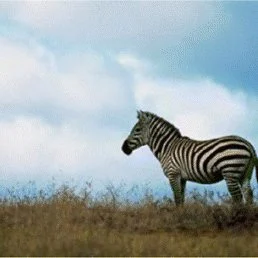
#> input picture test img 1.webp, 258 x 258 px
$ python verify_splicing.py
#> lines starting #> are read from the running program, lines starting #| are printed output that depends on the picture
### utils/ela_processor.py
"""
utils/ela_processor.py — ELA + Heatmap + Scoring Engine
=========================================================
All image forgery detection helper functions used by both app.py (Phase 1 heuristics)
and the U-Net inference path (Phase 2 heatmap blending).

Functions
---------
calculate_ela()         — Pillow-based Error Level Analysis
get_heatmap_overlay()   — OpenCV JET colormap blend over original image
generate_forgery_score() — Rule-based 0-100 score + label
get_ela_stats()         — Extended ELA statistical metrics dict
"""

import io
import cv2
import numpy as np
from PIL import Image, ImageChops, ImageEnhance, ImageFilter
from typing import Tuple


# ─── Constants ────────────────────────────────────────────────────────────────

# Thresholds for ELA-based score → label mapping
SCORE_AUTHENTIC  = 20   # 0–20   → Authentic
SCORE_SUSPICIOUS = 50   # 21–50  → Suspicious
                         # 51–100 → Spliced


# ─── Core ELA ─────────────────────────────────────────────────────────────────

def calculate_ela(
    image: Image.Image,
    quality: int   = 90,
    amplify: float = 20.0,
) -> Image.Image:
    """
    Perform Error Level Analysis (ELA) on a PIL Image.

    ELA identifies regions where the JPEG compression error level deviates
    significantly from surrounding areas. In a spliced image, the inserted
    patch was typically saved independently at a different quality level;
    when the composite image is re-saved, the patched region shows a higher
    (or different) residual error than the authentic background.

    Process
    -------
    1. Re-compress the image at ``quality`` as JPEG into an in-memory buffer.
    2. Compute pixel-wise absolute difference: |original − recompressed|.
    3. Amplify the difference by ``amplify`` and clip to [0, 255].
    4. Return as an RGB PIL Image.

    Parameters
    ----------
    image   : PIL Image — input image (any mode; internally converted to RGB)
    quality : int       — JPEG recompression quality  (default 90)
    amplify : float     — difference amplification factor (default 20)

    Returns
    -------
    ela_pil : PIL Image (RGB) — amplified ELA difference image
    """
    # Normalise to RGB so we always get 3 channels
    rgb = image.convert("RGB")

    # Re-save to an in-memory buffer at the target quality
    buf = io.BytesIO()
    rgb.save(buf, format="JPEG", quality=quality)
    buf.seek(0)
    recompressed = Image.open(buf).convert("RGB")

    # Pixel-wise absolute difference
    ela_pil = ImageChops.difference(rgb, recompressed)

    # Amplify so subtle differences become visible
    orig_arr   = np.array(rgb,          dtype=np.float32)
    recomp_arr = np.array(recompressed, dtype=np.float32)
    diff_arr   = np.abs(orig_arr - recomp_arr) * amplify
    diff_arr   = np.clip(diff_arr, 0, 255).astype(np.uint8)

    ela_pil = Image.fromarray(diff_arr, mode="RGB")

    # Light sharpening to accentuate region boundaries
    ela_pil = ela_pil.filter(ImageFilter.UnsharpMask(radius=2, percent=150, threshold=2))

    return ela_pil


def get_ela_stats(ela_image: Image.Image) -> dict:
    """
    Compute a comprehensive set of statistics from an ELA image.

    Parameters
    ----------
    ela_image : PIL Image (RGB) — output of calculate_ela()

    Returns
    -------
    dict with keys: mean, max, std, variance, p95, p99, high_pct
    """
    arr  = np.array(ela_image, dtype=np.float32)
    gray = arr.mean(axis=2)          # convert to single-channel luminance

    high_thresh = 15.0               # raw-pixel threshold for "high" ELA
    return {
        "mean":     float(gray.mean()),
        "max":      float(gray.max()),
        "std":      float(gray.std()),
        "variance": float(np.var(gray)),
        "p95":      float(np.percentile(gray, 95)),
        "p99":      float(np.percentile(gray, 99)),
        "high_pct": float((gray > high_thresh).mean() * 100),
    }


# ─── Heatmap ──────────────────────────────────────────────────────────────────

def get_heatmap_overlay(
    original_pil: Image.Image,
    mask: np.ndarray,
    alpha: float = 0.45,
    colormap: int = cv2.COLORMAP_JET,
) -> np.ndarray:
    """
    Blend a grayscale mask as a colour heatmap over the original image.

    The heatmap is applied with OpenCV's COLORMAP_JET (blue=low, red=high),
    matching the reference UI design spec.

    Parameters
    ----------
    original_pil : PIL Image  — the source image shown beside the heatmap
    mask         : np.ndarray — float32 [0,1] or uint8 [0,255] grayscale mask
    alpha        : float      — heatmap opacity weight  (default 0.45)
    colormap     : int        — OpenCV colormap constant (default JET)

    Returns
    -------
    np.ndarray (H, W, 3) uint8 RGB — blended overlay ready for st.image()
    """
    # Convert PIL → BGR for OpenCV
    orig_rgb  = np.array(original_pil.convert("RGB"), dtype=np.uint8)
    orig_bgr  = cv2.cvtColor(orig_rgb, cv2.COLOR_RGB2BGR)

    # Always normalize to [0,1] float first for proper contrast stretch
    if mask.dtype == np.uint8:
        mask_f = mask.astype(np.float32) / 255.0
    else:
        mask_f = mask.astype(np.float32)

    m_min, m_max = mask_f.min(), mask_f.max()
    if m_max > m_min:
        mask_normalized = ((mask_f - m_min) / (m_max - m_min) * 255).astype(np.uint8)
    else:
        mask_normalized = np.zeros_like(mask_f, dtype=np.uint8)

    # Resize mask to match original if needed
    h, w = orig_bgr.shape[:2]
    if mask_normalized.shape[:2] != (h, w):
        mask_normalized = cv2.resize(mask_normalized, (w, h), interpolation=cv2.INTER_LINEAR)

    # Apply colormap and blend
    heatmap_bgr  = cv2.applyColorMap(mask_normalized, colormap)
    blended_bgr  = cv2.addWeighted(orig_bgr, 1 - alpha, heatmap_bgr, alpha, 0)

    # Return as RGB for Streamlit / PIL
    return cv2.cvtColor(blended_bgr, cv2.COLOR_BGR2RGB)


# [36 lines left out: function enhance_unet_mask, not called in this run]


def get_ela_heatmap(ela_image: Image.Image, original_pil: Image.Image, alpha: float = 0.5) -> np.ndarray:
    """
    Convert an ELA PIL image into a JET heatmap overlay.

    Convenience wrapper: converts ELA → grayscale → get_heatmap_overlay().
    """
    ela_gray = np.array(ela_image.convert("L"), dtype=np.uint8)
    return get_heatmap_overlay(original_pil, ela_gray, alpha=alpha)


# ─── Scoring ──────────────────────────────────────────────────────────────────

def generate_forgery_score(ela_image: Image.Image) -> Tuple[int, str]:
    """
    Produce a heuristic forgery score (0–100) and a label string.

    Scoring components (transparent heuristics):
      • 60 % weight — variance of the ELA luminance (higher = more suspicious)
      • 20 % weight — 99th-percentile ELA spike
      • 20 % weight — percentage of pixels with high ELA difference

    Classification thresholds (prototype / demo only):
      0–20   → "Authentic"
      21–50  → "Suspicious"
      51–100 → "Spliced"

    Parameters
    ----------
    ela_image : PIL Image — output of calculate_ela()

    Returns
    -------
    (score: int, label: str)
    """
    stats = get_ela_stats(ela_image)

    # --- Component A: Variance contribution (0–60 pts) ---
    # Variance normalised to [0,1] using empirical upper bound of 1500
    var_norm  = min(stats["variance"] / 1500.0, 1.0)
    score_var = int(var_norm * 60)

    # --- Component B: 99th-percentile spike (0–20 pts) ---
    # p99 normalised to empirical upper bound of 80
    p99_norm  = min(stats["p99"] / 80.0, 1.0)
    score_p99 = int(p99_norm * 20)

    # --- Component C: High-diff pixel percentage (0–20 pts) ---
    # high_pct normalised to upper bound of 30%
    pct_norm  = min(stats["high_pct"] / 30.0, 1.0)
    score_pct = int(pct_norm * 20)

    total = min(score_var + score_p99 + score_pct, 100)

    if total <= SCORE_AUTHENTIC:
        label = "Authentic"
    elif total <= SCORE_SUSPICIOUS:
        label = "Suspicious"
    else:
        label = "Spliced"

    return total, label

### verify_splicing.py
"""
verify_splicing.py — Rigorous evaluation script to test if ELA & Heatmaps
actually detect and highlight splicing on the user's test images.
"""

import os
from PIL import Image
import numpy as np
import cv2

from utils.ela_processor import (
    calculate_ela,
    get_ela_stats,
    get_ela_heatmap,
    generate_forgery_score,
    get_heatmap_overlay,
)

def evaluate_image(img_path, output_prefix="eval"):
    os.makedirs("samples/eval_results", exist_ok=True)
    img = Image.open(img_path).convert("RGB")

    # 1. Compute ELA
    ela_img = calculate_ela(img, quality=90, amplify=20.0)
    stats = get_ela_stats(ela_img)
    score, label = generate_forgery_score(ela_img)

    # 2. Compute Heatmap Overlay
    heatmap = get_ela_heatmap(ela_img, img, alpha=0.5)

    # 3. Save outputs
    ela_path = f"samples/eval_results/{output_prefix}_ela.png"
    hm_path = f"samples/eval_results/{output_prefix}_heatmap.png"
    orig_path = f"samples/eval_results/{output_prefix}_orig.png"

    img.save(orig_path)
    ela_img.save(ela_path)
    cv2.imwrite(hm_path, cv2.cvtColor(heatmap, cv2.COLOR_RGB2BGR))

    print(f"[{output_prefix}] Path: {img_path}")
    print(f"  Dimensions: {img.size}")
    print(f"  Score: {score}/100 | Label: {label}")
    print(f"  Stats: Mean={stats['mean']:.2f}, Max={stats['max']:.2f}, Variance={stats['variance']:.2f}, P99={stats['p99']:.2f}, HighPct={stats['high_pct']:.1f}%")
    print(f"  Saved: {orig_path}, {ela_path}, {hm_path}\n")
    return score, label, stats

print("=== 1. Testing User Test Images directly ===")
evaluate_image("test img 1.webp", "test_img_1")
#> in evaluate_image, img is the input picture: PIL image 258x258 RGB; mean R, G, B 155.6, 166.3, 167.7
#> in evaluate_image, `stats = get_ela_stats(ela_img)`: stats = {'mean': 37.15, 'max': 255, 'std': 39.77, 'variance': 1581.4, 'p95': 119.3, 'p99': 200.3, 'high_pct': 67.32}
#> in generate_forgery_score, `var_norm  = min(stats["variance"] / 1500.0, 1.0)`: var_norm = 1
#> in generate_forgery_score, `score_var = int(var_norm * 60)`: score_var = 60
#> in generate_forgery_score, `p99_norm  = min(stats["p99"] / 80.0, 1.0)`: p99_norm = 1
#> in generate_forgery_score, `score_p99 = int(p99_norm * 20)`: score_p99 = 20
#> in generate_forgery_score, `pct_norm  = min(stats["high_pct"] / 30.0, 1.0)`: pct_norm = 1
#> in generate_forgery_score, `score_pct = int(pct_norm * 20)`: score_pct = 20
#> in generate_forgery_score, `total = min(score_var + score_p99 + score_pct, 100)`: total = 100
#> in evaluate_image, `score, label = generate_forgery_score(ela_img)`: label = 'Spliced'
#> in get_ela_heatmap, `ela_gray = np.array(ela_image.convert("L"), dtype=np.uint8)`:
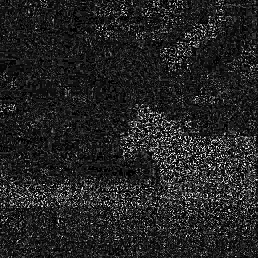
#> ela_gray: shape (258, 258); min 0, max 255, mean 35.4
#> in get_heatmap_overlay, `m_min, m_max = mask_f.min(), mask_f.max()`: m_min = 0; m_max = 1
#|   Dimensions: (258, 258)
#|   Score: 100/100 | Label: Spliced
#|   Stats: Mean=37.15, Max=255.00, Variance=1581.41, P99=200.33, HighPct=67.3%
evaluate_image("test img2.webp", "test_img_2")
#> call 2 of evaluate_image, with img_path = 'test img2.webp', output_prefix = 'test_img_2'
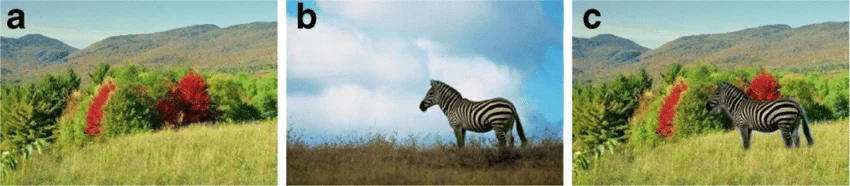
#> input picture test img2.webp, 850 x 186 px
#> in evaluate_image, img is the input picture: PIL image 850x186 RGB; mean R, G, B 143.2, 154.6, 122.6
#> in get_ela_stats (call 3), `gray = arr.mean(axis=2)`:
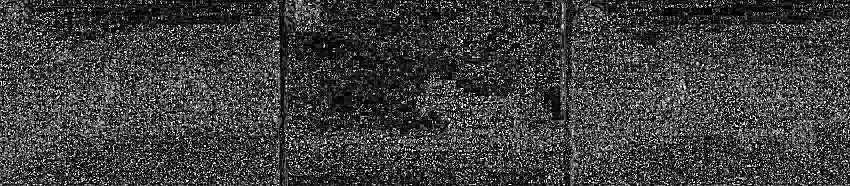
#> gray: shape (186, 850) float32; min 0, max 255, mean 62.6
#> in evaluate_image (call 2), `stats = get_ela_stats(ela_img)`: stats = {'mean': 62.57, 'max': 255, 'std': 61.09, 'variance': 3732.4, 'p95': 193.3, 'p99': 253, 'high_pct': 74.21}
#|   Dimensions: (850, 186)
#|   Score: 100/100 | Label: Spliced
#|   Stats: Mean=62.57, Max=255.00, Variance=3732.36, P99=253.00, HighPct=74.2%

print("=== 2. Cropping individual panels from test img2.webp ===")
img2 = Image.open("test img2.webp").convert("RGB")
w, h = img2.size
#> w = 850; h = 186
# test img2 has 3 equal columns: a, b, c
w_third = w // 3
#> w_third = 283
panel_a = img2.crop((0, 0, w_third, h))               # Authentic background
panel_b = img2.crop((w_third, 0, 2 * w_third, h))       # Donor zebra
panel_c = img2.crop((2 * w_third, 0, w, h))           # Spliced composite

panel_a.save("samples/eval_results/panel_a_authentic.png")
panel_b.save("samples/eval_results/panel_b_donor.png")
panel_c.save("samples/eval_results/panel_c_spliced.png")

evaluate_image("samples/eval_results/panel_a_authentic.png", "panel_a_authentic")
#> call 3 of calculate_ela, with quality = 90, amplify = 20
#> in calculate_ela (call 3), `diff_arr   = np.clip(diff_arr, 0, 255).astype(np.uint8)`:
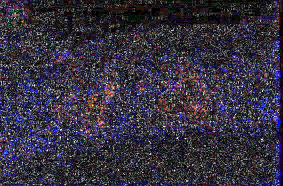
#> diff_arr: shape (186, 283, 3); mean R, G, B 53.5, 48.8, 64.3
#> in calculate_ela (call 3), `ela_pil = ela_pil.filter(ImageFilter.UnsharpMask(radius=2, percent=150..`:
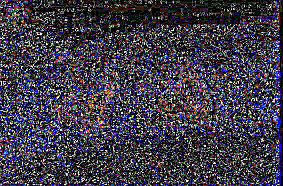
#> ela_pil: PIL image 283x186 RGB; mean R, G, B 64.6, 60.4, 73.9
#> in get_ela_stats (call 5), `gray = arr.mean(axis=2)`:
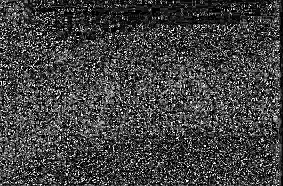
#> gray: shape (186, 283) float32; min 0, max 255, mean 66.3
#> call 3 of get_heatmap_overlay, with alpha = 0.5, colormap = 2
#> in get_heatmap_overlay (call 3), `heatmap_bgr  = cv2.applyColorMap(mask_normalized, colormap)`:
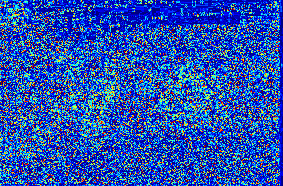
#> heatmap_bgr: shape (186, 283, 3); mean B, G, R 177.2, 81, 40.5
#|   Dimensions: (283, 186)
#|   Score: 100/100 | Label: Spliced
#|   Stats: Mean=66.29, Max=255.00, Variance=3866.80, P99=255.00, HighPct=75.8%
evaluate_image("samples/eval_results/panel_b_donor.png", "panel_b_donor")
#|   Dimensions: (283, 186)
#|   Score: 100/100 | Label: Spliced
#|   Stats: Mean=55.41, Max=255.00, Variance=3209.14, P99=245.00, HighPct=72.8%
evaluate_image("samples/eval_results/panel_c_spliced.png", "panel_c_spliced")
#|   Dimensions: (284, 186)
#|   Score: 100/100 | Label: Spliced
#|   Stats: Mean=68.59, Max=255.00, Variance=3916.92, P99=255.00, HighPct=77.4%

print("=== 3. Creating a Realistic Spliced JPEG Test Case ===")
# Take panel A (mountain background), save as JPEG quality 95
# Take zebra from test img 1, save as JPEG quality 65
# Paste the zebra onto panel A, save composite as JPEG quality 90
bg = panel_a.copy()
zebra = Image.open("test img 1.webp").convert("RGB")
# resize zebra to fit in right half
zebra_crop = zebra.crop((int(zebra.width * 0.4), int(zebra.height * 0.35), int(zebra.width * 0.95), int(zebra.height * 0.85)))
zebra_crop = zebra_crop.resize((int(bg.width * 0.4), int(bg.height * 0.45)))

# Save with different compression levels to simulate splicing two distinct sources
import io
buf_bg = io.BytesIO()
bg.save(buf_bg, format="JPEG", quality=95)
buf_bg.seek(0)
bg_jpg = Image.open(buf_bg).convert("RGB")

buf_z = io.BytesIO()
zebra_crop.save(buf_z, format="JPEG", quality=60)
buf_z.seek(0)
zebra_jpg = Image.open(buf_z).convert("RGB")

# Paste zebra into background
spliced_comp = bg_jpg.copy()
paste_box = (int(bg.width * 0.45), int(bg.height * 0.4))
#> paste_box = (127, 74)
spliced_comp.paste(zebra_jpg, paste_box)

# Final save as JPEG quality 90 (standard spliced file on disk)
spliced_jpg_path = "samples/eval_results/synthetic_spliced.jpg"
spliced_comp.save(spliced_jpg_path, format="JPEG", quality=90)

evaluate_image(spliced_jpg_path, "synthetic_spliced_jpg")
#|   Dimensions: (283, 186)
#|   Score: 48/100 | Label: Suspicious
#|   Stats: Mean=8.91, Max=208.67, Variance=327.92, P99=81.33, HighPct=23.0%
